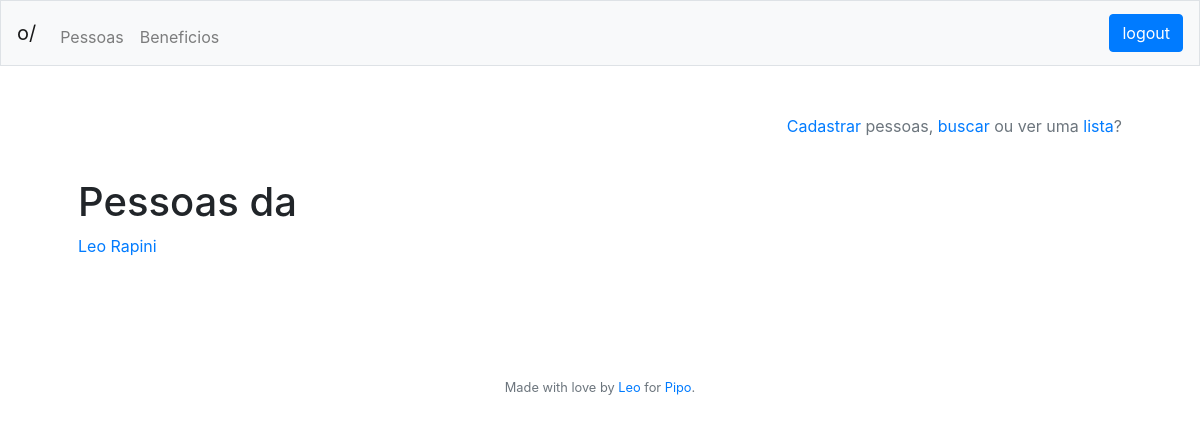
/pessoas/lista (signed in), run on an earlier commit of the app's database.
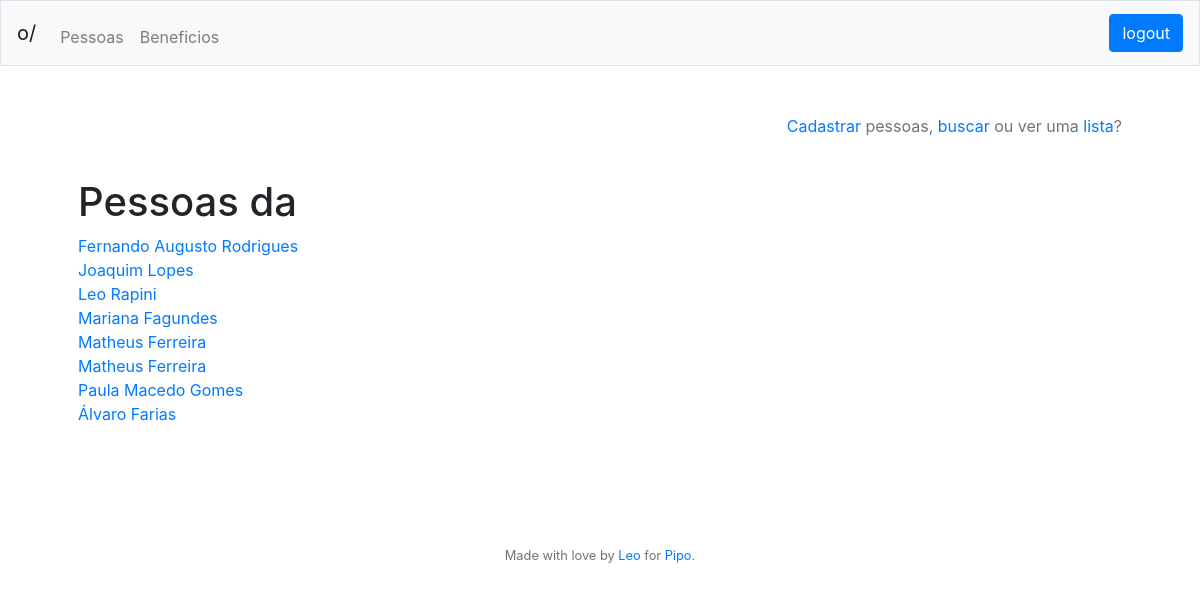
And on a later commit of the database.
### tables this page shows
CREATE TABLE person
	(id INTEGER NOT NULL PRIMARY KEY AUTOINCREMENT,
	idCompany INTEGER NOT NULL,
	name VARCHAR(255) NOT NULL,
	cpf VARCHAR(11) NOT NULL,
	timestamp DATETIME DEFAULT CURRENT_TIMESTAMP,
	FOREIGN KEY (idCompany) REFERENCES company(id));

### app.py (the view)
@app.route("/<who>/lista", methods=['GET'])
@login_required
def list(who):
	if who == "beneficios":
		who_list = get_company_benefits(session["idCompany"])
	elif who == "pessoas":
		who_list = get_all_from("person", "idCompany", str(session["idCompany"]))
	else:
		return "Essa página não existe"
	return render_template("list.html", header = get_header(session), who = who,
										who_list = who_list)

### app.py (called while the page is built)
@app.after_request
def after_request(response):
    response.headers["Cache-Control"] = "no-cache, no-store, must-revalidate"
    response.headers["Expires"] = 0
    response.headers["Pragma"] = "no-cache"
    return response

@app.teardown_request
def remove_session(ex=None):
    db.remove()

def login_required(f):
    @wraps(f)
    def decorated_function(*args, **kwargs):
        if session.get("id") is None:
            return redirect("/login")
        return f(*args, **kwargs)
    return decorated_function

def get_header(session):
	try:
		header = {"name": session["name"],
					"company": session["company"],
					"admin": get_admin_title(session["admin"]),
					"id": session["id"]}
	except:
		header = {"name": "",
					"company": "",
					"admin": "",
					"id": ""}
	return header

def split_str(word):
	return [char for char in word]

def is_it_bad(string):
	not_safe = ";\\"
	for letter in string:
		if letter in split_str(not_safe):
			raise ValueError("Not a safe character")

def get_all_from(table, where, data):
		is_it_bad(table); is_it_bad(where); is_it_bad(data)
		all_from = db.execute("""SELECT * FROM {} WHERE {} = :{}""".format(table,
							where, where), {"{}".format(where): data}).fetchall()
		return all_from

### templates/list.html
{% extends "layout.html" %}
{% block main %}
	<p align="right" class="text-muted"><a href="/{{ who }}/cadastro">Cadastrar</a> {{ who }}, <a href="/{{ who }}/busca">buscar</a> ou ver uma <a href="/{{ who }}/lista">lista</a>?</p>
	<br>
	{% if who == "empresas" %}
		<h1>Clientes da Pipo ❤️</h1>
	{% elif who == "beneficios" %}
		<h1>Benefícios Disponíveis</h1>
	{% else %}
		<h1>Pessoas da {{ header["company"] }}</h1>
	{% endif %}
	{% if who_list|length %}
		{% for item in who_list|sort(attribute='name') %}
			<a href="/{{ who }}/perfil/{{ item['id'] }}">{{ item["name"] }}</a><br>
		{% endfor %}
	{% else %}
		<p>Nenhum resultado encontrado :(</p>
	{% endif %}
	<br><br>
{% endblock %}

### templates/layout.html (shortened to what this page needs)
<!DOCTYPE html>
<html lang="pt">
    <head>
        <link href="https://maxcdn.bootstrapcdn.com/bootstrap/4.1.3/css/bootstrap.min.css" rel="stylesheet">
    </head>
    <body>
        <nav class="navbar navbar-expand-md navbar-light bg-light border">
            <a class="navbar-brand" href="/">o/ {{ header["company"] }}</span></a>
            <div class="collapse navbar-collapse" id="navbar">
                <ul class="navbar-nav mr-auto mt-2">
                    <li class="nav-item"><a class="nav-link" href="/pessoas">Pessoas</a></li>
                    <li class="nav-item"><a class="nav-link" href="/beneficios">Beneficios</a></li>
                </ul>
                <ul class="nav navbar-nav navbar-right">
                    <li>
                        <div class="btn-nav">
                            <a class="btn btn-primary btn-small navbar-btn" href="/logout">logout</a>
                        </div>
                    </li>
                </ul>
            </div>
        </nav>
        <main class="container p-5">
            {% block main %}{% endblock %}
        </main>
        <br>
        <footer class="small text-center text-muted">
           Made with love by <a href="https://github.com/leorapini" target="_blank">Leo</a> for <a href="https://piposaude.com.br" target="_blank">Pipo</a>.
           <br><br><br>
        </footer>
    </body>
</html>

What changed in the data, as far as the page shows it:
added person: name "Fernando Augusto Rodrigues"
added person: name "Joaquim Lopes"
added person: name "Mariana Fagundes"
added person: name "Matheus Ferreira"
added person: name "Matheus Ferreira"
added person: name "Paula Macedo Gomes"
added person: name "Álvaro Farias"
